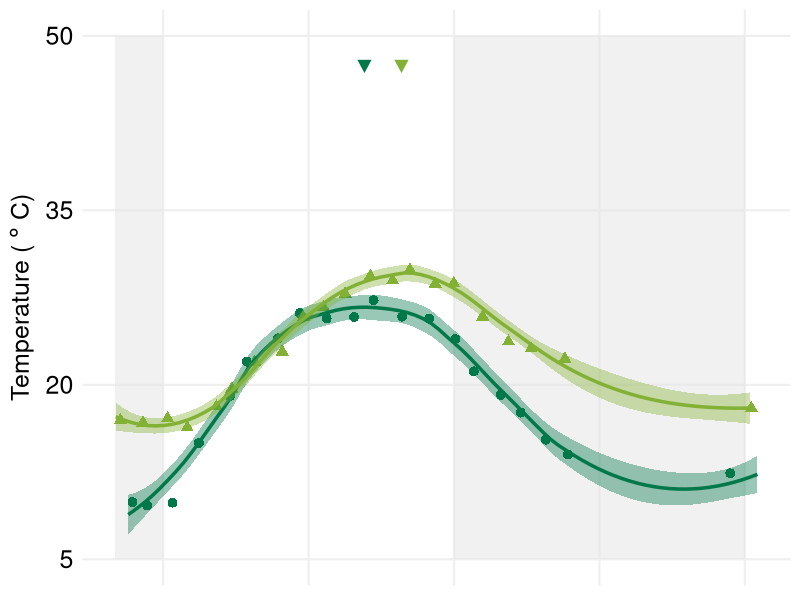
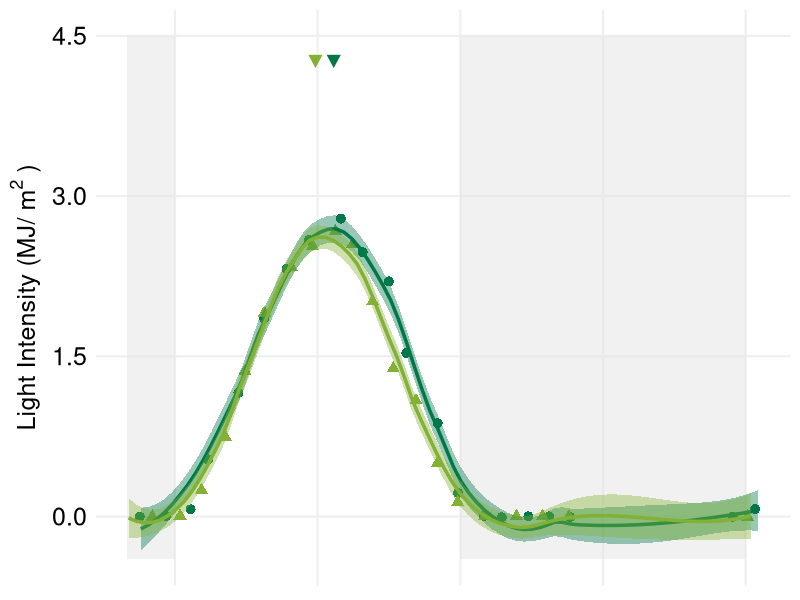
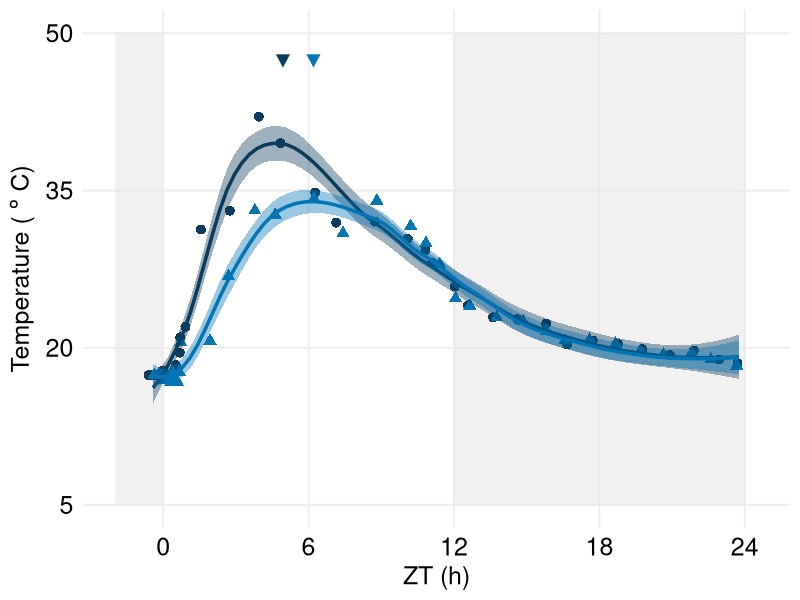
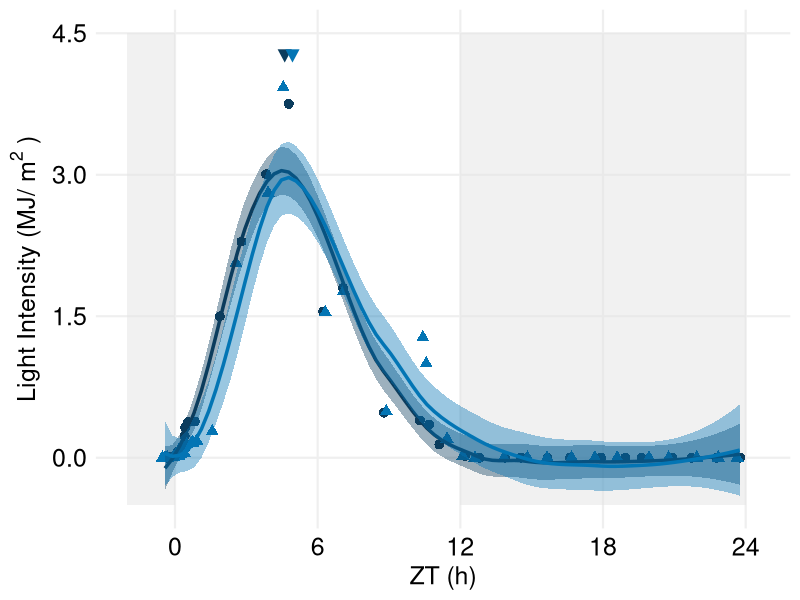
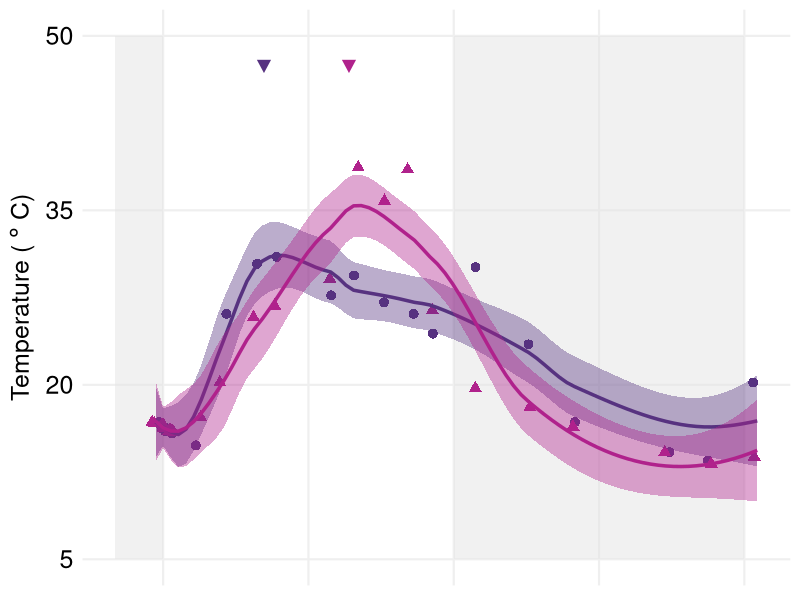
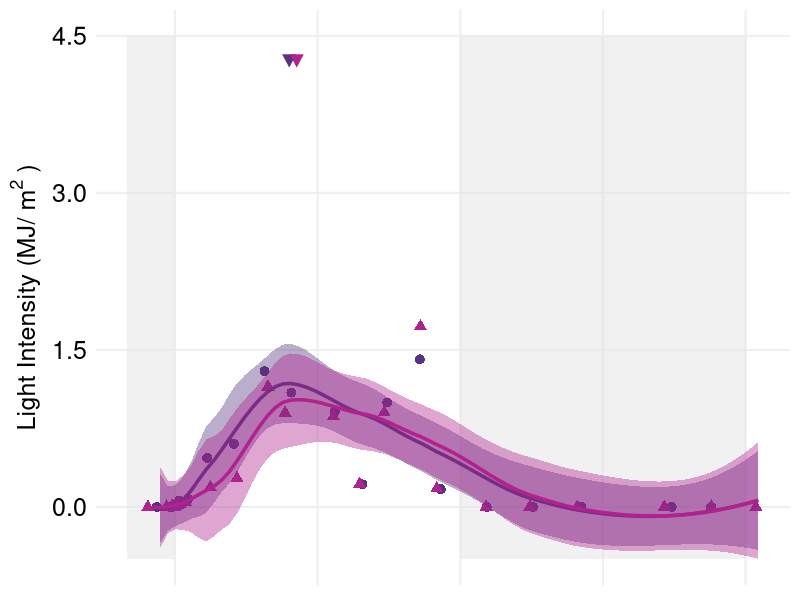
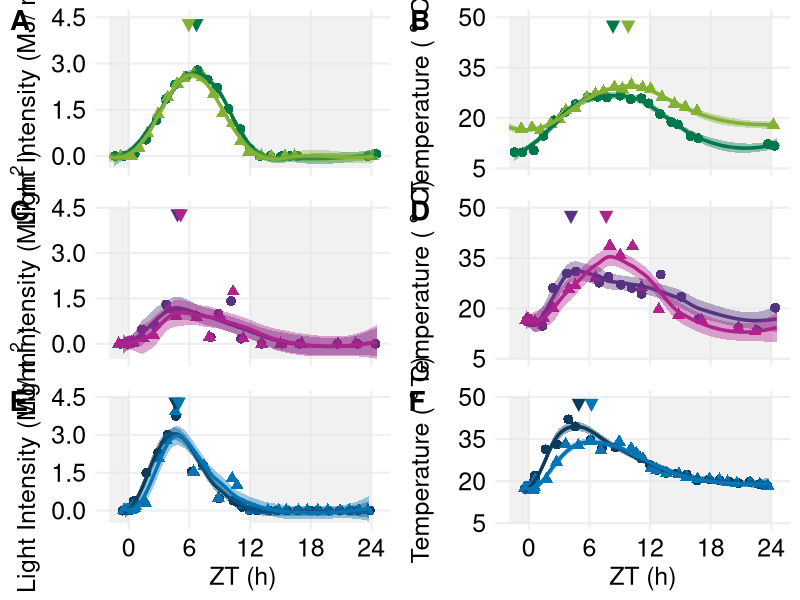

Reproduce these figures in R, in order.
library(ggplot2)
library(scales)
library(reshape2)
library(cowplot)
theme_set(theme_minimal_grid())

C1_line = "solid"
C2_line = "solid"

#green
C1 <- "#007849"
C2 <- "#82b135"

#exportar 1400 x 1400

campo = read.csv("FigureS1_campo_temperatura_diaria.txt", sep="\t")

temperature_daily_field <- ggplot(data=campo, aes(x=CT, y=Temperature, group=Sampling)) +
                        annotate("rect", xmin = -2, xmax = 0, ymin = 5, ymax = 50, alpha = .5, fill = "#e3e3e3")+
                        annotate("rect", xmin = 12, xmax = 24, ymin = 5, ymax = 50, alpha = .5, fill = "#e3e3e3")+
                        #geom_line(aes(colour=Sampling, linetype=Sampling), size = 1.2) +
                        geom_jitter(aes(col=Sampling, shape = Sampling),position=position_jitter(0.2), size = 3) +
                        stat_smooth(aes(group = Sampling, colour = Sampling, fill=Sampling, linetype=Sampling, outfit=fit2<<-..y..),method="loess",  span = 0.5, size = 1.2)+
                        scale_fill_manual(values=c(C1, C2))+
                        scale_colour_manual(values=c(C1, C2))+
                        scale_linetype_manual(values=c(C1_line, C2_line)) +
                        scale_x_continuous(breaks=seq(0,24,6), name="ZT (h)", limits=c(-2, 24.55))+
                        scale_y_continuous(name="Temperature ("~degree~"C)", breaks=seq(5,50,15), limits=c(5,50))+
                        annotate("text", x = 8.30, y = 47.5, label = "\u25bc", size = 6, colour=C1)+
                        annotate("text", x = 9.82, y = 47.5, label = "\u25bc", size = 6, colour=C2)+
                        theme(panel.grid.major = element_line(colour = "#efefef", size = 0.75),
                              text = element_text(size=18), 
                              axis.ticks = element_blank(),
                              axis.line = element_blank(),
                              #axis.text.x = element_text(size=18),
                              axis.text.x = element_blank(),
                              axis.title.x = element_blank(),
                              axis.text.y = element_text(size=18),
                              legend.position="none")
temperature_daily_field

#method to identify the peak and though of the smoothed fit in C1
fit2 <- data.frame(fit2)
fit3 <- fit2[1:80, ]
fit4 <- fit2[81:160, ]
fit5 <- cbind(fit3, fit4)
fit5 <- data.frame(fit5)
maxC10 <- data.frame(which(fit5 == max(fit5$fit3), arr.ind=TRUE))
maxC1 <- ((maxC10$row-1)*25.96/80)-1.44
maxC20 <- data.frame(which(fit5 == max(fit5$fit4), arr.ind=TRUE))
maxC2 <- ((maxC20$row-1)*26.16/80)-1.95
minC10 <- data.frame(which(fit5 == min(fit5$fit3), arr.ind=TRUE))
minC1 <- ((minC10$row-1)*25.96/80)-1.44
minC20 <- data.frame(which(fit5 == min(fit5$fit4), arr.ind=TRUE))
minC2 <- ((minC20$row-1)*25.48/80)-0.94
FinalMaxMin <- cbind(maxC1, minC1, maxC2, minC2)
round(FinalMaxMin)
FinalMaxMin


light_daily_field <- ggplot(data=campo, aes(x=CT, y=Light, group=Sampling)) +
                  annotate("rect", xmin = -2, xmax = 0, ymin = -0.4, ymax = 4.5, alpha = .5, fill = "#e3e3e3")+
                  annotate("rect", xmin = 12, xmax = 24, ymin = -0.4, ymax = 4.5, alpha = .5, fill = "#e3e3e3")+
                  #geom_line(aes(colour=Sampling, linetype=Sampling), size = 1.2) +
                  geom_jitter(aes(col=Sampling, shape = Sampling),position=position_jitter(0.2), size = 3) +
                  stat_smooth(aes(group = Sampling, colour = Sampling, fill=Sampling, linetype=Sampling, outfit=fit2<<-..y..),method="loess",  span = 0.5, size = 1.2)+
                  scale_fill_manual(values=c(C1, C2))+
                  scale_colour_manual(values=c(C1, C2))+
                  scale_linetype_manual(values=c(C1_line, C2_line)) +
                  scale_x_continuous(breaks=seq(0,24,6), name="ZT (h)", limits=c(-2, 24.55))+
                  scale_y_continuous(name="Light Intensity (MJ/" ~ m^{2}~")", breaks=seq(0,4.5,1.5), limits=c(-0.4, 4.5))+
                  annotate("text", x = 6.67, y = 4.275, label = "\u25bc", size = 6, colour=C1)+
                  annotate("text", x = 5.90, y = 4.275, label = "\u25bc", size = 6, colour=C2)+
                  theme(panel.grid.major = element_line(colour = "#efefef", size = 0.75), 
                  text = element_text(size=18), 
                  axis.ticks = element_blank(),
                  axis.line = element_blank(),
                  #axis.text.x = element_text(size=18),
                  axis.text.x = element_blank(),
                  axis.title.x = element_blank(),
                  axis.text.y = element_text(size=18),
                  legend.position="none")
light_daily_field

#method to identify the peak and though of the smoothed fit in C1
fit2 <- data.frame(fit2)
fit3 <- fit2[1:80, ]
fit4 <- fit2[81:160, ]
fit5 <- cbind(fit3, fit4)
fit5 <- data.frame(fit5)
maxC10 <- data.frame(which(fit5 == max(fit5$fit3), arr.ind=TRUE))
maxC1 <- ((maxC10$row-1)*25.96/80)-1.44
maxC20 <- data.frame(which(fit5 == max(fit5$fit4), arr.ind=TRUE))
maxC2 <- ((maxC20$row-1)*26.16/80)-1.95
minC10 <- data.frame(which(fit5 == min(fit5$fit3), arr.ind=TRUE))
minC1 <- ((minC10$row-1)*25.96/80)-1.44
minC20 <- data.frame(which(fit5 == min(fit5$fit4), arr.ind=TRUE))
minC2 <- ((minC20$row-1)*25.48/80)-0.94
FinalMaxMin <- cbind(maxC1, minC1, maxC2, minC2)
round(FinalMaxMin)
FinalMaxMin

C4_line = "solid"
C3_line = "solid"
#blue
C3 <- "#0B3C5D"
C4 <- "#0375B4"

muro = read.csv("FigureS1_muro_temperatura_diaria.txt", sep="\t")

temperature_daily_wall <- ggplot(data=muro, aes(x=CT, y=Temperature, group=Sampling)) +
  annotate("rect", xmin = -2, xmax = 0, ymin = 5, ymax = 50, alpha = .5, fill = "#e3e3e3")+
  annotate("rect", xmin = 12, xmax = 24, ymin = 5, ymax = 50, alpha = .5, fill = "#e3e3e3")+
  #geom_line(aes(colour=Sampling, linetype=Sampling), size = 1.2) +
  geom_jitter(aes(col=Sampling, shape = Sampling),position=position_jitter(0.2), size = 3) +
  stat_smooth(aes(group = Sampling, colour = Sampling, fill=Sampling, linetype=Sampling, outfit=fit2<<-..y..),method="loess",  span = 0.5, size = 1.2)+
  scale_fill_manual(values=c(C3, C4))+
  scale_colour_manual(values=c(C3, C4))+
  scale_linetype_manual(values=c(C3_line, C4_line)) +
  scale_x_continuous(breaks=seq(0,24,6), name="ZT (h)", limits=c(-2, 24.55))+
  scale_y_continuous(name="Temperature ("~degree~"C)", breaks=seq(5,50,15), limits=c(5, 50))+
  annotate("text", x = 4.93, y = 47.5, label = "\u25bc", size = 6, colour=C3)+
  annotate("text", x = 6.19, y = 47.5, label = "\u25bc", size = 6, colour=C4)+
  theme(panel.grid.major = element_line(colour = "#efefef", size = 0.75),
        text = element_text(size=18), 
        axis.ticks = element_blank(),
        axis.line = element_blank(),
        axis.text.x = element_text(size=18),
        axis.text.y = element_text(size=18),
        legend.position="none")
temperature_daily_wall

#method to identify the peak and though of the smoothed fit in C1
fit2 <- data.frame(fit2)
fit3 <- fit2[1:80, ]
fit4 <- fit2[81:160, ]
fit5 <- cbind(fit3, fit4)
fit5 <- data.frame(fit5)
maxC10 <- data.frame(which(fit5 == max(fit5$fit3), arr.ind=TRUE))
maxC1 <- ((maxC10$row-1)*25.17/80)-0.42
maxC20 <- data.frame(which(fit5 == max(fit5$fit4), arr.ind=TRUE))
maxC2 <- ((maxC20$row-1)*25.17/80)-0.42
minC10 <- data.frame(which(fit5 == min(fit5$fit3), arr.ind=TRUE))
minC1 <- ((minC10$row-1)*25.17/80)-0.42
minC20 <- data.frame(which(fit5 == min(fit5$fit4), arr.ind=TRUE))
minC2 <- ((minC20$row-1)*25.17/80)-0.42
FinalMaxMin <- cbind(maxC1, minC1, maxC2, minC2)
round(FinalMaxMin)
FinalMaxMin


light_daily_wall <- ggplot(data=muro, aes(x=CT, y=Light, group=Sampling)) +
  annotate("rect", xmin = -2, xmax = 0, ymin = -0.5, ymax = 4.5, alpha = .5, fill = "#e3e3e3")+
  annotate("rect", xmin = 12, xmax = 24, ymin = -0.5, ymax = 4.5, alpha = .5, fill = "#e3e3e3")+
  #geom_line(aes(colour=Sampling, linetype=Sampling), size = 1.2) +
  geom_jitter(aes(col=Sampling, shape = Sampling),position=position_jitter(0.2), size = 3) +
  stat_smooth(aes(group = Sampling, colour = Sampling, fill=Sampling, linetype=Sampling, outfit=fit2<<-..y..),method="loess",  span = 0.5, size = 1.2)+
  scale_colour_manual(values=c(C3, C4))+
  scale_linetype_manual(values=c(C3_line, C4_line)) +
  scale_fill_manual(values=c(C3, C4))+
  annotate("text", x = 4.61, y = 4.275, label = "\u25bc", size = 6, colour=C3)+
  annotate("text", x = 4.93, y = 4.275, label = "\u25bc", size = 6, colour=C4)+
    scale_x_continuous(breaks=seq(0,24,6), name="ZT (h)", limits=c(-2, 24.55))+
  scale_y_continuous(name="Light Intensity (MJ/" ~ m^{2}~")", breaks=seq(0,4.5,1.5), limits=c(-0.5, 4.5))+
  theme(panel.grid.major = element_line(colour = "#efefef", size = 0.75), 
        text = element_text(size=18), 
        axis.ticks = element_blank(),
        axis.line = element_blank(),
        axis.text.x = element_text(size=18),
        #axis.text.x = element_blank(),
        #axis.title.x = element_blank(),
        axis.text.y = element_text(size=18),
        legend.position="none")
light_daily_wall

#method to identify the peak and though of the smoothed fit in C1
fit2 <- data.frame(fit2)
fit3 <- fit2[1:80, ]
fit4 <- fit2[81:160, ]
fit5 <- cbind(fit3, fit4)
fit5 <- data.frame(fit5)
maxC10 <- data.frame(which(fit5 == max(fit5$fit3), arr.ind=TRUE))
maxC1 <- ((maxC10$row-1)*25.17/80)-0.42
maxC20 <- data.frame(which(fit5 == max(fit5$fit4), arr.ind=TRUE))
maxC2 <- ((maxC20$row-1)*25.17/80)-0.42
minC10 <- data.frame(which(fit5 == min(fit5$fit3), arr.ind=TRUE))
minC1 <- ((minC10$row-1)*25.17/80)-0.42
minC20 <- data.frame(which(fit5 == min(fit5$fit4), arr.ind=TRUE))
minC2 <- ((minC20$row-1)*25.17/80)-0.42
FinalMaxMin <- cbind(maxC1, minC1, maxC2, minC2)
round(FinalMaxMin)
FinalMaxMin

C5_line = "solid"
C6_line = "solid"

#roxo
C5 <- "#573280"
C6 <- "#b0228c"

margin = read.csv("FigureS1_margens_temperatura_diaria.txt", sep="\t")

temperature_daily_margin <- ggplot(data=margin, aes(x=CT, y=Temperature, group=Sampling)) +
  annotate("rect", xmin = -2, xmax = 0, ymin = 5, ymax = 50, alpha = .5, fill = "#e3e3e3")+
  annotate("rect", xmin = 12, xmax = 24, ymin = 5, ymax = 50, alpha = .5, fill = "#e3e3e3")+
  #geom_line(aes(colour=Sampling, linetype=Sampling), size = 1.2) +
  geom_jitter(aes(col=Sampling, shape = Sampling),position=position_jitter(0.2), size = 3) +
  stat_smooth(aes(group = Sampling, colour = Sampling, fill=Sampling, linetype=Sampling, outfit=fit2<<-..y..),method="loess",  span = 0.5, size = 1.2)+
  scale_fill_manual(values=c(C5, C6))+
  scale_colour_manual(values=c(C5, C6))+
  scale_linetype_manual(values=c(C5_line, C6_line)) +
  annotate("text", x = 4.16, y = 47.5, label = "\u25bc", size = 6, colour=C5)+
  annotate("text", x = 7.66, y = 47.5, label = "\u25bc", size = 6, colour=C6)+
    scale_x_continuous(breaks=seq(0,24,6), name="ZT (h)", limits=c(-2, 24.57))+
  scale_y_continuous(name="Temperature ("~degree~"C)", breaks=seq(5,50,15), limits=c(5,50))+
  theme(panel.grid.major = element_line(colour = "#efefef", size = 0.75),
        text = element_text(size=18), 
        axis.ticks = element_blank(),
        axis.line = element_blank(),
        #axis.text.x = element_text(size=18),
        axis.text.x = element_blank(),
        axis.title.x = element_blank(),
        axis.text.y = element_text(size=18),
        legend.position="none")
temperature_daily_margin

#method to identify the peak and though of the smoothed fit in C1
fit2 <- data.frame(fit2)
fit3 <- fit2[1:80, ]
fit4 <- fit2[81:160, ]
fit5 <- cbind(fit3, fit4)
fit5 <- data.frame(fit5)
maxC10 <- data.frame(which(fit5 == max(fit5$fit3), arr.ind=TRUE))
maxC1 <- ((maxC10$row-1)*25.48/80)-0.94
maxC20 <- data.frame(which(fit5 == max(fit5$fit4), arr.ind=TRUE))
maxC2 <- ((maxC20$row-1)*25.48/80)-0.94
minC10 <- data.frame(which(fit5 == min(fit5$fit3), arr.ind=TRUE))
minC1 <- ((minC10$row-1)*25.48/80)-0.94
minC20 <- data.frame(which(fit5 == min(fit5$fit4), arr.ind=TRUE))
minC2 <- ((minC20$row-1)*25.48/80)-0.94
FinalMaxMin <- cbind(maxC1, minC1, maxC2, minC2)
round(FinalMaxMin)
FinalMaxMin



light_daily_margin <- ggplot(data=margin, aes(x=CT, y=Light, group=Sampling)) +
  annotate("rect", xmin = -2, xmax = 0, ymin = -0.5, ymax = 4.5, alpha = .5, fill = "#e3e3e3")+
  annotate("rect", xmin = 12, xmax = 24, ymin = -0.5, ymax = 4.5, alpha = .5, fill = "#e3e3e3")+
  #geom_line(aes(colour=Sampling, linetype=Sampling), size = 1.2) +
  geom_jitter(aes(col=Sampling, shape = Sampling),position=position_jitter(0.2), size = 3) +
  stat_smooth(aes(group = Sampling, colour = Sampling, fill=Sampling, linetype=Sampling, outfit=fit2<<-..y..),method="loess",  span = 0.5, size = 1.2)+
  scale_colour_manual(values=c(C5, C6))+
  scale_linetype_manual(values=c(C5_line, C6_line)) +
  scale_fill_manual(values=c(C5, C6))+
  annotate("text", x = 4.79, y = 4.275, label = "\u25bc", size = 6, colour=C5)+
  annotate("text", x = 5.11, y = 4.275, label = "\u25bc", size = 6, colour=C6)+
    scale_x_continuous(breaks=seq(0,24,6), name="ZT (h)", limits=c(-2, 24.55))+
  scale_y_continuous(name="Light Intensity (MJ/" ~ m^{2}~")", breaks=seq(0,4.5,1.5), limits=c(-0.5, 4.5))+
  theme(panel.grid.major = element_line(colour = "#efefef", size = 0.75), 
        text = element_text(size=18), 
        axis.ticks = element_blank(),
        axis.line = element_blank(),
        #axis.text.x = element_text(size=18),
        axis.text.x = element_blank(),
        axis.title.x = element_blank(),
        axis.text.y = element_text(size=18),
        legend.position="none")
light_daily_margin

#method to identify the peak and though of the smoothed fit in C1
fit2 <- data.frame(fit2)
fit3 <- fit2[1:80, ]
fit4 <- fit2[81:160, ]
fit5 <- cbind(fit3, fit4)
fit5 <- data.frame(fit5)
maxC10 <- data.frame(which(fit5 == max(fit5$fit3), arr.ind=TRUE))
maxC1 <- ((maxC10$row-1)*25.48/80)-0.94
maxC20 <- data.frame(which(fit5 == max(fit5$fit4), arr.ind=TRUE))
maxC2 <- ((maxC20$row-1)*25.48/80)-0.94
minC10 <- data.frame(which(fit5 == min(fit5$fit3), arr.ind=TRUE))
minC1 <- ((minC10$row-1)*25.48/80)-0.94
minC20 <- data.frame(which(fit5 == min(fit5$fit4), arr.ind=TRUE))
minC2 <- ((minC20$row-1)*25.48/80)-0.94
FinalMaxMin <- cbind(maxC1, minC1, maxC2, minC2)
round(FinalMaxMin)
FinalMaxMin


plot_grid(light_daily_field, temperature_daily_field, light_daily_margin, temperature_daily_margin, light_daily_wall, temperature_daily_wall, labels = c("A", "B","C", "D","E", "F"), ncol= 2, align = "v",rel_heights = c(1,1,1.15),label_size = 20)
